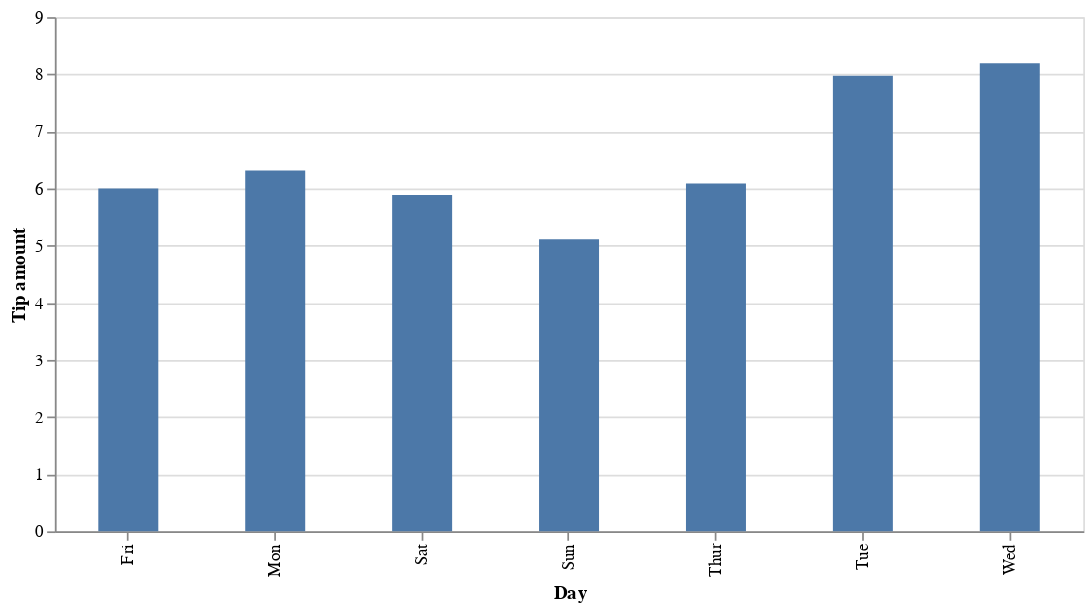

Notebook cell for this chart:
### Code cell
# Tip on Days
df = pd.read_csv('Haircut_Tip_Amounts.csv.xls')
df['Day'] = df['Day'].replace({
    'mon': 'Mon',
    'Tues': 'Tue',
    'Thurs': 'Thur',
})

df['Tip amount'] = df['Tip amount'].replace({
    '3,5': 4,
    '4,5': 5
})

df['Tip amount']=df['Tip amount'].astype(int)
df = df.groupby('Day', as_index=False)[['Tip amount']].mean()

alt.Chart(df).mark_bar(size=35).encode(
    x='Day',
    y='Tip amount',
    tooltip=['Tip amount']).properties(width=600)

### Figure 1 — Vega-Lite specification as saved in the notebook (floating-point values rounded to 4 significant figures)
{"config": {"view": {"continuousWidth": 400, "continuousHeight": 300}}, "data": {"name": "data-0ca11f155f8f69aaf4b64aa13eb8d447"}, "mark": {"type": "bar", "size": 35}, "encoding": {"tooltip": [{"field": "Tip amount", "type": "quantitative"}], "x": {"field": "Day", "type": "nominal"}, "y": {"field": "Tip amount", "type": "quantitative"}}, "width": 600, "$schema": "https://vega.github.io/schema/vega-lite/v4.17.0.json", "datasets": {"data-0ca11f155f8f69aaf4b64aa13eb8d447": [{"Day": "Fri", "Tip amount": 6.0}, {"Day": "Mon", "Tip amount": 6.314}, {"Day": "Sat", "Tip amount": 5.887}, {"Day": "Sun", "Tip amount": 5.111}, {"Day": "Thur", "Tip amount": 6.087}, {"Day": "Tue", "Tip amount": 7.974}, {"Day": "Wed", "Tip amount": 8.194}]}}
